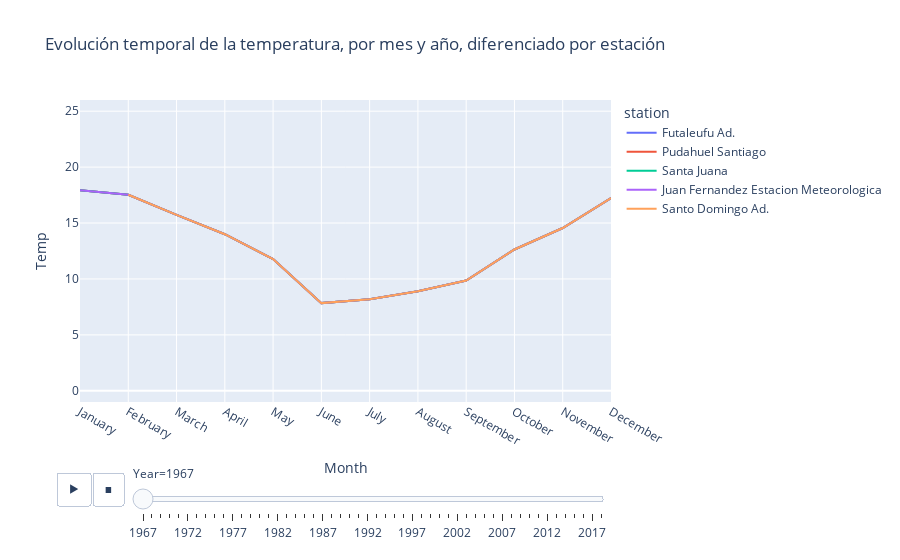

This figure's notebook cell:
### Code cell
#########################

fig = px.line(temp_chile_ord[temp_chile_ord['Year']>=1967], x = "Month", y = "Temp",color="station", animation_frame = "Year", range_y = [-1, 26],title="Evolución temporal de la temperatura, por mes y año, diferenciado por estación")
fig.show()

#########################

### Figure 1 — Plotly figure (JSON) as saved in the notebook; plotly's stock layout.template omitted (floating-point values rounded to 4 significant figures)
{"data": [{"hovertemplate": "station=Futaleufu Ad.<br>Year=1967<br>Month=%{x}<br>Temp=%{y}<extra></extra>", "legendgroup": "Futaleufu Ad.", "line": {"color": "#636efa", "dash": "solid"}, "mode": "lines", "name": "Futaleufu Ad.", "orientation": "v", "showlegend": true, "type": "scatter", "x": ["January", "February", "March", "April", "May", "June", "July", "August", "September", "October", "November", "December"], "xaxis": "x", "y": [17.93, 17.53, 15.73, 14, 11.78, 7.841, 8.185, 8.905, 9.862, 12.64, 14.56, 17.24], "yaxis": "y"}, {"hovertemplate": "station=Pudahuel Santiago<br>Year=1967<br>Month=%{x}<br>Temp=%{y}<extra></extra>", "legendgroup": "Pudahuel Santiago", "line": {"color": "#EF553B", "dash": "solid"}, "mode": "lines", "name": "Pudahuel Santiago", "orientation": "v", "showlegend": true, "type": "scatter", "x": ["January", "February", "March", "April", "May", "June", "July", "August", "September", "October", "November", "December"], "xaxis": "x", "y": [17.93, 17.53, 15.73, 14, 11.78, 7.841, 8.185, 8.905, 9.862, 12.64, 14.56, 17.24], "yaxis": "y"}, {"hovertemplate": "station=Santa Juana<br>Year=1967<br>Month=%{x}<br>Temp=%{y}<extra></extra>", "legendgroup": "Santa Juana", "line": {"color": "#00cc96", "dash": "solid"}, "mode": "lines", "name": "Santa Juana", "orientation": "v", "showlegend": true, "type": "scatter", "x": ["January", "February", "March", "April", "May", "June", "July", "August", "September", "October", "November", "December"], "xaxis": "x", "y": [17.93, 17.53, 15.73, 14, 11.78, 7.841, 8.185, 8.905, 9.862, 12.64, 14.56, 17.24], "yaxis": "y"}, {"hovertemplate": "station=Juan Fernandez Estacion Meteorologica<br>Year=1967<br>Month=%{x}<br>Temp=%{y}<extra></extra>", "legendgroup": "Juan Fernandez Estacion Meteorologica", "line": {"color": "#ab63fa", "dash": "solid"}, "mode": "lines", "name": "Juan Fernandez Estacion Meteorologica", "orientation": "v", "showlegend": true, "type": "scatter", "x": ["January", "February", "March", "April", "May", "June", "July", "August", "September", "October", "November", "December"], "xaxis": "x", "y": [17.93, 17.53, 15.73, 14, 11.78, 7.841, 8.185, 8.905, 9.862, 12.64, 14.56, 17.24], "yaxis": "y"}, {"hovertemplate": "station=Santo Domingo Ad.<br>Year=1967<br>Month=%{x}<br>Temp=%{y}<extra></extra>", "legendgroup": "Santo Domingo Ad.", "line": {"color": "#FFA15A", "dash": "solid"}, "mode": "lines", "name": "Santo Domingo Ad.", "orientation": "v", "showlegend": true, "type": "scatter", "x": ["February", "March", "April", "May", "June", "July", "August", "September", "October", "November", "December"], "xaxis": "x", "y": [17.53, 15.73, 14, 11.78, 7.841, 8.185, 8.905, 9.862, 12.64, 14.56, 17.24], "yaxis": "y"}], "layout": {"legend": {"title": {"text": "station"}, "tracegroupgap": 0}, "sliders": [{"active": 0, "currentvalue": {"prefix": "Year="}, "len": 0.9, "pad": {"b": 10, "t": 60}, "steps": [{"args": [["1967"], {"frame": {"duration": 0, "redraw": false}, "fromcurrent": true, "mode": "immediate", "transition": {"duration": 0, "easing": "linear"}}], "label": "1967", "method": "animate"}, {"args": [["1968"], {"frame": {"duration": 0, "redraw": false}, "fromcurrent": true, "mode": "immediate", "transition": {"duration": 0, "easing": "linear"}}], "label": "1968", "method": "animate"}, {"args": [["1969"], {"frame": {"duration": 0, "redraw": false}, "fromcurrent": true, "mode": "immediate", "transition": {"duration": 0, "easing": "linear"}}], "label": "1969", "method": "animate"}, {"args": [["1970"], {"frame": {"duration": 0, "redraw": false}, "fromcurrent": true, "mode": "immediate", "transition": {"duration": 0, "easing": "linear"}}], "label": "1970", "method": "animate"}, {"args": [["1971"], {"frame": {"duration": 0, "redraw": false}, "fromcurrent": true, "mode": "immediate", "transition": {"duration": 0, "easing": "linear"}}], "label": "1971", "method": "animate"}, {"args": [["1972"], {"frame": {"duration": 0, "redraw": false}, "fromcurrent": true, "mode": "immediate", "transition": {"duration": 0, "easing": "linear"}}], "label": "1972", "method": "animate"}, {"args": [["1973"], {"frame": {"duration": 0, "redraw": false}, "fromcurrent": true, "mode": "immediate", "transition": {"duration": 0, "easing": "linear"}}], "label": "1973", "method": "animate"}, {"args": [["1974"], {"frame": {"duration": 0, "redraw": false}, "fromcurrent": true, "mode": "immediate", "transition": {"duration": 0, "easing": "linear"}}], "label": "1974", "method": "animate"}, {"args": [["1975"], {"frame": {"duration": 0, "redraw": false}, "fromcurrent": true, "mode": "immediate", "transition": {"duration": 0, "easing": "linear"}}], "label": "1975", "method": "animate"}, {"args": [["1976"], {"frame": {"duration": 0, "redraw": false}, "fromcurrent": true, "mode": "immediate", "transition": {"duration": 0, "easing": "linear"}}], "label": "1976", "method": "animate"}, {"args": [["1977"], {"frame": {"duration": 0, "redraw": false}, "fromcurrent": true, "mode": "immediate", "transition": {"duration": 0, "easing": "linear"}}], "label": "1977", "method": "animate"}, {"args": [["1978"], {"frame": {"duration": 0, "redraw": false}, "fromcurrent": true, "mode": "immediate", "transition": {"duration": 0, "easing": "linear"}}], "label": "1978", "method": "animate"}, {"args": [["1979"], {"frame": {"duration": 0, "redraw": false}, "fromcurrent": true, "mode": "immediate", "transition": {"duration": 0, "easing": "linear"}}], "label": "1979", "method": "animate"}, {"args": [["1980"], {"frame": {"duration": 0, "redraw": false}, "fromcurrent": true, "mode": "immediate", "transition": {"duration": 0, "easing": "linear"}}], "label": "1980", "method": "animate"}, {"args": [["1981"], {"frame": {"duration": 0, "redraw": false}, "fromcurrent": true, "mode": "immediate", "transition": {"duration": 0, "easing": "linear"}}], "label": "1981", "method": "animate"}, {"args": [["1982"], {"frame": {"duration": 0, "redraw": false}, "fromcurrent": true, "mode": "immediate", "transition": {"duration": 0, "easing": "linear"}}], "label": "1982", "method": "animate"}, {"args": [["1983"], {"frame": {"duration": 0, "redraw": false}, "fromcurrent": true, "mode": "immediate", "transition": {"duration": 0, "easing": "linear"}}], "label": "1983", "method": "animate"}, {"args": [["1984"], {"frame": {"duration": 0, "redraw": false}, "fromcurrent": true, "mode": "immediate", "transition": {"duration": 0, "easing": "linear"}}], "label": "1984", "method": "animate"}, {"args": [["1985"], {"frame": {"duration": 0, "redraw": false}, "fromcurrent": true, "mode": "immediate", "transition": {"duration": 0, "easing": "linear"}}], "label": "1985", "method": "animate"}, {"args": [["1986"], {"frame": {"duration": 0, "redraw": false}, "fromcurrent": true, "mode": "immediate", "transition": {"duration": 0, "easing": "linear"}}], "label": "1986", "method": "animate"}, {"args": [["1987"], {"frame": {"duration": 0, "redraw": false}, "fromcurrent": true, "mode": "immediate", "transition": {"duration": 0, "easing": "linear"}}], "label": "1987", "method": "animate"}, {"args": [["1988"], {"frame": {"duration": 0, "redraw": false}, "fromcurrent": true, "mode": "immediate", "transition": {"duration": 0, "easing": "linear"}}], "label": "1988", "method": "animate"}, {"args": [["1989"], {"frame": {"duration": 0, "redraw": false}, "fromcurrent": true, "mode": "immediate", "transition": {"duration": 0, "easing": "linear"}}], "label": "1989", "method": "animate"}, {"args": [["1990"], {"frame": {"duration": 0, "redraw": false}, "fromcurrent": true, "mode": "immediate", "transition": {"duration": 0, "easing": "linear"}}], "label": "1990", "method": "animate"}, {"args": [["1991"], {"frame": {"duration": 0, "redraw": false}, "fromcurrent": true, "mode": "immediate", "transition": {"duration": 0, "easing": "linear"}}], "label": "1991", "method": "animate"}, {"args": [["1992"], {"frame": {"duration": 0, "redraw": false}, "fromcurrent": true, "mode": "immediate", "transition": {"duration": 0, "easing": "linear"}}], "label": "1992", "method": "animate"}, {"args": [["1993"], {"frame": {"duration": 0, "redraw": false}, "fromcurrent": true, "mode": "immediate", "transition": {"duration": 0, "easing": "linear"}}], "label": "1993", "method": "animate"}, {"args": [["1994"], {"frame": {"duration": 0, "redraw": false}, "fromcurrent": true, "mode": "immediate", "transition": {"duration": 0, "easing": "linear"}}], "label": "1994", "method": "animate"}, {"args": [["1995"], {"frame": {"duration": 0, "redraw": false}, "fromcurrent": true, "mode": "immediate", "transition": {"duration": 0, "easing": "linear"}}], "label": "1995", "method": "animate"}, {"args": [["1996"], {"frame": {"duration": 0, "redraw": false}, "fromcurrent": true, "mode": "immediate", "transition": {"duration": 0, "easing": "linear"}}], "label": "1996", "method": "animate"}, {"args": [["1997"], {"frame": {"duration": 0, "redraw": false}, "fromcurrent": true, "mode": "immediate", "transition": {"duration": 0, "easing": "linear"}}], "label": "1997", "method": "animate"}, {"args": [["1998"], {"frame": {"duration": 0, "redraw": false}, "fromcurrent": true, "mode": "immediate", "transition": {"duration": 0, "easing": "linear"}}], "label": "1998", "method": "animate"}, {"args": [["1999"], {"frame": {"duration": 0, "redraw": false}, "fromcurrent": true, "mode": "immediate", "transition": {"duration": 0, "easing": "linear"}}], "label": "1999", "method": "animate"}, {"args": [["2000"], {"frame": {"duration": 0, "redraw": false}, "fromcurrent": true, "mode": "immediate", "transition": {"duration": 0, "easing": "linear"}}], "label": "2000", "method": "animate"}, {"args": [["2001"], {"frame": {"duration": 0, "redraw": false}, "fromcurrent": true, "mode": "immediate", "transition": {"duration": 0, "easing": "linear"}}], "label": "2001", "method": "animate"}, {"args": [["2002"], {"frame": {"duration": 0, "redraw": false}, "fromcurrent": true, "mode": "immediate", "transition": {"duration": 0, "easing": "linear"}}], "label": "2002", "method": "animate"}, {"args": [["2003"], {"frame": {"duration": 0, "redraw": false}, "fromcurrent": true, "mode": "immediate", "transition": {"duration": 0, "easing": "linear"}}], "label": "2003", "method": "animate"}, {"args": [["2004"], {"frame": {"duration": 0, "redraw": false}, "fromcurrent": true, "mode": "immediate", "transition": {"duration": 0, "easing": "linear"}}], "label": "2004", "method": "animate"}, {"args": [["2005"], {"frame": {"duration": 0, "redraw": false}, "fromcurrent": true, "mode": "immediate", "transition": {"duration": 0, "easing": "linear"}}], "label": "2005", "method": "animate"}, {"args": [["2006"], {"frame": {"duration": 0, "redraw": false}, "fromcurrent": true, "mode": "immediate", "transition": {"duration": 0, "easing": "linear"}}], "label": "2006", "method": "animate"}, {"args": [["2007"], {"frame": {"duration": 0, "redraw": false}, "fromcurrent": true, "mode": "immediate", "transition": {"duration": 0, "easing": "linear"}}], "label": "2007", "method": "animate"}, {"args": [["2008"], {"frame": {"duration": 0, "redraw": false}, "fromcurrent": true, "mode": "immediate", "transition": {"duration": 0, "easing": "linear"}}], "label": "2008", "method": "animate"}, {"args": [["2009"], {"frame": {"duration": 0, "redraw": false}, "fromcurrent": true, "mode": "immediate", "transition": {"duration": 0, "easing": "linear"}}], "label": "2009", "method": "animate"}, {"args": [["2010"], {"frame": {"duration": 0, "redraw": false}, "fromcurrent": true, "mode": "immediate", "transition": {"duration": 0, "easing": "linear"}}], "label": "2010", "method": "animate"}, {"args": [["2011"], {"frame": {"duration": 0, "redraw": false}, "fromcurrent": true, "mode": "immediate", "transition": {"duration": 0, "easing": "linear"}}], "label": "2011", "method": "animate"}, {"args": [["2012"], {"frame": {"duration": 0, "redraw": false}, "fromcurrent": true, "mode": "immediate", "transition": {"duration": 0, "easing": "linear"}}], "label": "2012", "method": "animate"}, {"args": [["2013"], {"frame": {"duration": 0, "redraw": false}, "fromcurrent": true, "mode": "immediate", "transition": {"duration": 0, "easing": "linear"}}], "label": "2013", "method": "animate"}, {"args": [["2014"], {"frame": {"duration": 0, "redraw": false}, "fromcurrent": true, "mode": "immediate", "transition": {"duration": 0, "easing": "linear"}}], "label": "2014", "method": "animate"}, {"args": [["2015"], {"frame": {"duration": 0, "redraw": false}, "fromcurrent": true, "mode": "immediate", "transition": {"duration": 0, "easing": "linear"}}], "label": "2015", "method": "animate"}, {"args": [["2016"], {"frame": {"duration": 0, "redraw": false}, "fromcurrent": true, "mode": "immediate", "transition": {"duration": 0, "easing": "linear"}}], "label": "2016", "method": "animate"}, {"args": [["2017"], {"frame": {"duration": 0, "redraw": false}, "fromcurrent": true, "mode": "immediate", "transition": {"duration": 0, "easing": "linear"}}], "label": "2017", "method": "animate"}, {"args": [["2018"], {"frame": {"duration": 0, "redraw": false}, "fromcurrent": true, "mode": "immediate", "transition": {"duration": 0, "easing": "linear"}}], "label": "2018", "method": "animate"}], "x": 0.1, "xanchor": "left", "y": 0, "yanchor": "top"}], "title": {"text": "Evolución temporal de la temperatura, por mes y año, diferenciado por estación"}, "updatemenus": [{"buttons": [{"args": [null, {"frame": {"duration": 500, "redraw": false}, "fromcurrent": true, "mode": "immediate", "transition": {"duration": 500, "easing": "linear"}}], "label": "&#9654;", "method": "animate"}, {"args": [[null], {"frame": {"duration": 0, "redraw": false}, "fromcurrent": true, "mode": "immediate", "transition": {"duration": 0, "easing": "linear"}}], "label": "&#9724;", "method": "animate"}], "direction": "left", "pad": {"r": 10, "t": 70}, "showactive": false, "type": "buttons", "x": 0.1, "xanchor": "right", "y": 0, "yanchor": "top"}], "xaxis": {"anchor": "y", "domain": [0, 1], "title": {"text": "Month"}}, "yaxis": {"anchor": "x", "domain": [0, 1], "range": [-1, 26], "title": {"text": "Temp"}}}}
